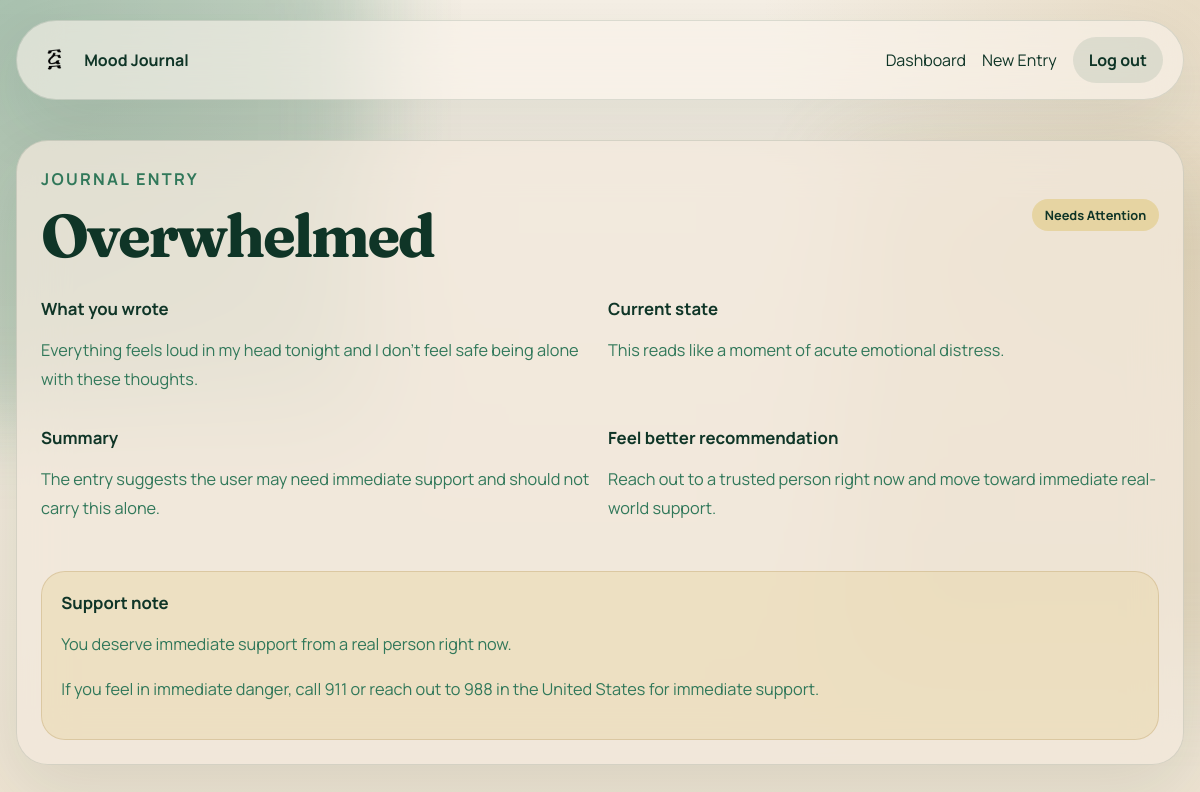
Screenshot of /journal/12 (signed in) with the database file from the repository.
### tables this page shows
CREATE TABLE journal_entries (
    id INTEGER PRIMARY KEY AUTOINCREMENT,
    user_id INTEGER NOT NULL,
    raw_text TEXT NOT NULL,
    tone TEXT,
    current_state TEXT,
    summary TEXT,
    feel_better_recommendation TEXT,
    safety_note TEXT,
    analysis_status TEXT NOT NULL DEFAULT 'pending',
    created_at TIMESTAMP NOT NULL DEFAULT CURRENT_TIMESTAMP,
    updated_at TIMESTAMP NOT NULL DEFAULT CURRENT_TIMESTAMP,
    FOREIGN KEY (user_id) REFERENCES users (id) ON DELETE CASCADE
);

### app/journal.py (the view)
@journal_bp.route("/<int:entry_id>")
@login_required
def entry_detail(entry_id):
    entry = get_db().execute(
        """
        SELECT *
        FROM journal_entries
        WHERE id = ? AND user_id = ?
        """,
        (entry_id, g.user["id"]),
    ).fetchone()
    if entry is None:
        flash("That entry could not be found.", "error")
        return redirect(url_for("journal.dashboard"))
    return render_template("journal/detail.html", entry=entry)

### app/auth.py (called while the page is built)
def login_required(view):
    @wraps(view)
    def wrapped_view(**kwargs):
        if g.user is None:
            return redirect(url_for("auth.login"))
        return view(**kwargs)
    return wrapped_view

### app/db.py (called while the page is built)
def get_db():
    if "db" not in g:
        database_path = Path(current_app.config["DATABASE"])
        database_path.parent.mkdir(parents=True, exist_ok=True)
        g.db = sqlite3.connect(database_path)
        g.db.row_factory = sqlite3.Row
        g.db.execute("PRAGMA foreign_keys = ON")
    return g.db

### app/templates/journal/detail.html (shortened to what this page needs)
{% extends "base.html" %}
{% block content %}
  <section class="detail-layout">
    <article class="panel detail-panel">
      <div class="detail-head">
        <div>
          <p class="eyebrow">Journal entry</p>
          <h1>{{ entry["tone"] }}</h1>
        </div>
        <span class="status-pill status-{{ entry['analysis_status'] }}">{{ entry["analysis_status"].replace('_', ' ') }}</span>
      </div>
      <div class="detail-grid">
        <section>
          <h2>What you wrote</h2>
          <p class="longform">{{ entry["raw_text"] }}</p>
        </section>
        <section>
          <h2>Current state</h2>
          <p>{{ entry["current_state"] }}</p>
        </section>
        <section>
          <h2>Summary</h2>
          <p>{{ entry["summary"] }}</p>
        </section>
        <section>
          <h2>Feel better recommendation</h2>
          <p>{{ entry["feel_better_recommendation"] }}</p>
        </section>
      </div>
      {% if entry["safety_note"] %}
        <section class="safety-card">
          <h2>Support note</h2>
          <p>{{ entry["safety_note"] }}</p>
          <p>If you feel in immediate danger, call 911 or reach out to 988 in the United States for immediate support.</p>
        </section>
      {% endif %}
    </article>
  </section>
{% endblock %}

### app/static/style.css (style rules this page uses)
:root { --bg: #f2e9dc; --surface: rgba(242, 233, 220, 0.74); --surface-strong: rgba(248, 242, 234, 0.9); --surface-border: rgba(15, 53, 39, 0.12); --text: #0f3527; --muted: #31785a; --accent: #19513c; --accent-soft: #dce8df; --success: #dceadf; --warning: #e6d4a2; --shadow: 0 24px 70px rgba(15, 53, 39, 0.1); --radius-xl: 32px; --radius-lg: 24px; --radius-md: 18px; }
* { box-sizing: border-box; }
body { margin: 0; min-height: 100vh; font-family: "Manrope", sans-serif; color: var(--text); background: radial-gradient(circle at top left, rgba(49, 120, 90, 0.22), transparent 32%), radial-gradient(circle at top right, rgba(195, 168, 115, 0.28), transparent 30%), linear-gradient(180deg, #f6f0e6 0%, #ede3d1 100%); }
.hero, .dashboard-hero, .composer-layout, .detail-layout { display: grid; gap: 2rem; }
.hero-copy h1, .dashboard-hero h1, .composer-copy h1, .detail-head h1 { margin: 0; font-family: "Fraunces", serif; font-size: clamp(2.5rem, 5vw, 4.6rem); line-height: 0.98; letter-spacing: -0.04em; }
.detail-layout { grid-template-columns: 1fr; }
.eyebrow { margin: 0 0 0.8rem; text-transform: uppercase; letter-spacing: 0.14em; font-size: 0.78rem; font-weight: 700; color: var(--muted); }
.lede, .hero-copy p, .composer-copy p, .dashboard-hero p, .detail-panel p { color: var(--muted); font-size: 1.02rem; line-height: 1.75; }
.panel { border: 1px solid var(--surface-border); border-radius: var(--radius-xl); padding: 1.5rem; background: var(--surface); backdrop-filter: blur(24px); box-shadow: var(--shadow); }
.panel-header h2, .feature-card h2, .empty-state h2, .note-panel h2, .detail-grid h2, .safety-card h2 { margin: 0 0 0.4rem; font-size: 1.05rem; }
.feature-list, .entry-grid, .detail-grid, .admin-stat-grid, .admin-grid { display: grid; gap: 1rem; }
.detail-grid { grid-template-columns: repeat(2, minmax(0, 1fr)); margin-top: 2rem; }
.entry-card-head, .entry-card-foot, .detail-head { display: flex; justify-content: space-between; gap: 1rem; align-items: center; }
.status-pill { display: inline-flex; align-items: center; padding: 0.45rem 0.8rem; border-radius: 999px; font-size: 0.8rem; font-weight: 700; text-transform: capitalize; background: rgba(25, 81, 60, 0.12); }
.status-needs_attention { background: #e6d4a2; }
.longform { white-space: pre-wrap; }
.safety-card { margin-top: 2rem; padding: 1.2rem; border-radius: var(--radius-lg); background: rgba(230, 212, 162, 0.42); border: 1px solid rgba(195, 168, 115, 0.42); }

### rows the page displays
journal_entries: tone "Overwhelmed", analysis_status.replace "Needs Attention", raw_text "Everything feels loud in my head tonight and I don't feel safe being alone with these thoughts.", current_state "This reads like a moment of acute emotional distress.", summary "The entry suggests the user may need immediate support and should not carry this alone.", feel_better_recommendation "Reach out to a trusted person right now and move toward immediate real-world support.", safety_note "You deserve immediate support from a real person right now."
